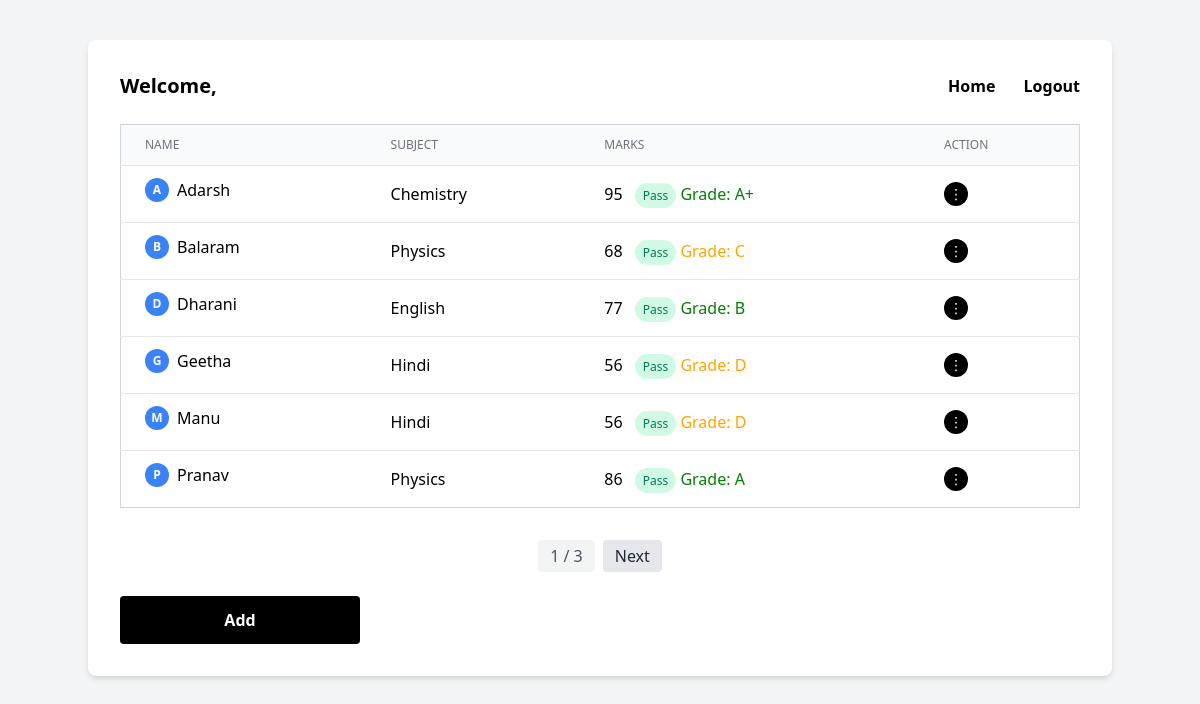
/home/, run on the app's committed database.
### teachers_app/models.py (models this page shows, shortened)
class Student(models.Model):
    name=models.CharField(max_length=100)

class Subjects_Mark(models.Model):
    student=models.ForeignKey(Student,models.CASCADE, related_name='subjects')
    subject = models.CharField(max_length=100)
    mark=models.PositiveIntegerField()
    class Meta:
        unique_together = ('student', 'subject')  # Prevents same subject for same student more than once

### teachers_app/views.py (the view)
# urls.py: 2. Add a URL to urlpatterns:  path('', views.home, name='home')
def home(request):
    students = Student.objects.all().order_by('name')
    paginator = Paginator(students, 10)  # 10 students per page
    page_number = request.GET.get('page')
    page_obj = paginator.get_page(page_number)
    subjects = Subjects_Mark.objects.filter(student__in=page_obj.object_list).select_related('student')
    for subject_mark in subjects:
        subject_mark.grade = get_grade(subject_mark.mark)
    return render(request, 'home.html', {
        'page_obj': page_obj,
        'subjects': subjects
    })

### teachers_app/views.py (called while the page is built)
def get_grade(mark):
    if mark >= 90:
        return 'A+'
    elif mark >= 80:
        return 'A'
    elif mark >= 70:
        return 'B'
    elif mark >= 60:
        return 'C'
    elif mark >= 50:
        return 'D'
    else:
        return 'F'

### templates/home.html (shortened to what this page needs)
<!DOCTYPE html>
<html lang="en">
<head>
  <link href="https://cdn.jsdelivr.net/npm/tailwindcss@2.2.19/dist/tailwind.min.css" rel="stylesheet" />
</head>
<body class="bg-gray-100">
<div x-data="{ showAdd: false, showEdit: false, editedName: '', editedSubject: '', editedMark: '', editedId: '' }">
  <div class="max-w-5xl mx-auto p-8 bg-white shadow-md rounded-lg mt-10">
    <div class="flex justify-between items-center mb-6">
      <h2 class="text-xl font-semibold">Welcome, {{ request.user.username }}</h2>
      <div class="space-x-6">
        <a href="{% url 'home' %}" class="text-black hover:underline"><b>Home</b></a>
        <a href="{% url 'logout' %}" class="text-black hover:underline"><b>Logout</b></a>
      </div>
    </div>
    <table class="min-w-full border border-gray-300 divide-y divide-gray-200 mb-8">
      <thead class="bg-gray-50">
        <tr>
          <th class="px-6 py-3 text-left text-xs font-medium text-gray-500 uppercase">Name</th>
          <th class="px-6 py-3 text-left text-xs font-medium text-gray-500 uppercase">Subject</th>
          <th class="px-6 py-3 text-left text-xs font-medium text-gray-500 uppercase">Marks</th>
          <th class="px-6 py-3 text-left text-xs font-medium text-gray-500 uppercase">Action</th>
        </tr>
      </thead>
      <tbody class="bg-white divide-y divide-gray-200">
        {% for student in page_obj %}
          {% for subj in subjects %}
              {% if subj.student.id == student.id %}
          <tr class="border-b hover:bg-gray-50">
            <td class="py-3 flex items-center gap-2 px-6">
              <div class="w-6 h-6 bg-blue-500 text-white rounded-full flex items-center justify-center text-xs font-bold">
                {{ student.name|first|upper }}
              </div>
              {{ student.name }}
            </td>
            <td class="px-6 py-4">{{ subj.subject }}</td>
            <td class="px-6 py-4">
              {{ subj.mark }}
              {% if subj.mark < 50 %}
                <span class="ml-2 px-2 py-1 text-xs rounded-full bg-red-100 text-red-700">Fail</span>
              {% else %}
                <span class="ml-2 px-2 py-1 text-xs rounded-full bg-green-100 text-green-700">Pass</span>
              {% endif %}
  <span
    {% if subj.grade == 'F' %}
      style="color:red"
    {% elif subj.grade in 'A A+ B' %}
      style="color:green"
    {% elif subj.grade in 'C D' %}
      style="color:orange"
    {% endif %}
  >
    Grade: {{ subj.grade }}
  </span>
            </td>
            <td class="px-6 py-4 relative" x-data="{ open: false }">
              <button @click="open = !open"
                      class="w-6 h-6 rounded-full bg-black text-white flex items-center justify-center text-sm">
                ⋮
              </button>
            </td>
          </tr>
          {% endif %}
          {% endfor %}
        {% endfor %}
      </tbody>
    </table>
    <div class="flex justify-center mt-6 space-x-2">
      <span class="px-3 py-1 bg-gray-100 text-gray-600 rounded">{{ page_obj.number }} / {{ page_obj.paginator.num_pages }}</span>
      {% if page_obj.has_next %}
        <a href="?page={{ page_obj.next_page_number }}" class="px-3 py-1 bg-gray-200 text-gray-800 rounded hover:bg-gray-300">Next</a>
      {% endif %}
    </div>
    <div class="mt-6">
      <button @click="showAdd = true"
              class="bg-black text-white w-60 py-3 rounded hover:bg-gray-800 text-center font-semibold">
        Add
      </button>
    </div>
  </div>
</div>
</body>
</html>

### data on the page
Student: name|first "A", name "Adarsh"
Subjects_Mark: subject "Chemistry", mark "95", shows "Pass", grade "A+"
Student: name|first "B", name "Balaram"
Subjects_Mark: subject "Physics", mark "68", shows "Pass", grade "C"
Student: name|first "D", name "Dharani"
Subjects_Mark: subject "English", mark "77", shows "Pass", grade "B"
Student: name|first "G", name "Geetha"
Subjects_Mark: subject "Hindi", mark "56", shows "Pass", grade "D"
Student: name|first "M", name "Manu"
Subjects_Mark: subject "Hindi", mark "56", shows "Pass", grade "D"
Student: name|first "P", name "Pranav"
Subjects_Mark: subject "Physics", mark "86", shows "Pass", grade "A"

### other printed values
{{ page_obj.number }} "1"
{{ page_obj.paginator.num_pages }} "3"
